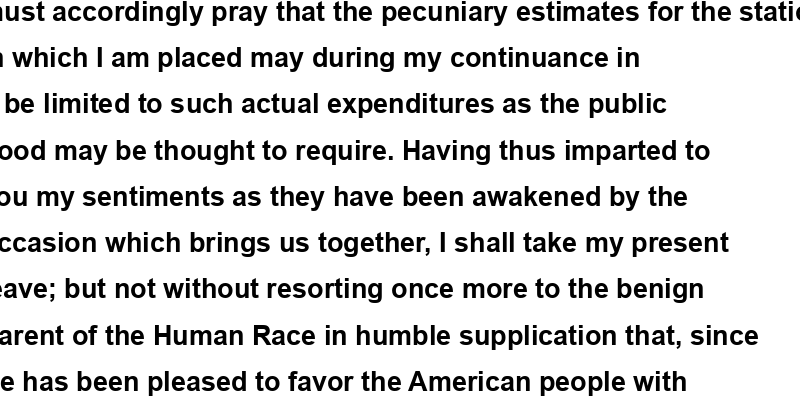
#> input picture src/font_detector/font_image_samples/Arial_20Bold_39.png, 800 x 400 px
$ python outline_detector_image.py --image ../font_detector/font_image_samples/Arial_20Bold_39.png
#> lines starting #> are read from the running program, lines starting #| are printed output that depends on the picture; after the words box and inside, x2 and y2 are one past the last pixel; in counts of white or black regions, pixels touching at a corner belong together
### src/layout_detector/outline_detector_ocr.py
"""DocTR-based document outline detector.

This module provides a drop-in `find_document_outline` API compatible with the
layout-detector MCP wrapper in `layout_detector.py`.

High-level approach
- Run DocTR OCR to detect text regions.
- Use the hull/min-area rectangle around detected text blocks as a proxy for
    the document boundary.
- Warp the image via a perspective transform.
- Optionally apply a conservative auto-rotation step based on OCR word-box
    geometry.

Outputs
- By default (`output_dir="data"`), results are written under the project-level
    `data/` directory (next to `src/`).
- The extracted image is saved as `<base>_document.jpg` in `output_dir`.

If you need the older contour/debug-image pipeline, see
`outline_detector_old_version.py`.
"""

import os
import json
import cv2
import numpy as np
from typing import Any, Dict, List, Tuple
from doctr.models import ocr_predictor

OUTPUT_DIR = os.path.join(os.path.dirname(os.path.dirname(os.path.abspath(__file__))), "..", "data")
OUTPUT_DIR = os.path.normpath(OUTPUT_DIR)

# Use the same helper functions as above for consistency
# [203 lines left out: functions _order_points, transform_document, _doctr_text_score, _auto_rotate_upright_bgr, _min_area_rect_from_points, not called in this run]

def _find_document_doctr(
    img_path: str,
    output_dir: str = "data",
    model=None,
    text_hull_expand_ratio: float = 1.05,
    auto_upright: bool = True,
) -> Dict[str, Any]:
    """
    Run the DocTR-based document detector pipeline.

    Uses OCR text boxes to derive a document hull, warp the page, and optionally
    auto-rotate to upright. Saves the warped page and metadata to disk.

    Processing order:
        1. Resolve output directory and load model if needed
        2. Read image and run DocTR OCR
        3. Build text hull and min-area rectangle with margin
        4. Warp document and optionally auto-rotate
        5. Save warped output and metadata

    Args:
        img_path: Path to the input image.
        output_dir: Where to write `<base>_document.jpg` ("data" resolves to project data/).
        model: Optional preloaded DocTR predictor; loads pretrained if None.
        text_hull_expand_ratio: Expansion factor for the text hull rectangle.
        auto_upright: Whether to attempt 0/90/180/270 rotation selection.

    Returns:
        Dict[str, Any]: Result dictionary with keys:
            - status (str): "success" or "error"
            - message (str): Status or error detail
            - coordinates (list|None): Corner metadata
            - document_image (str|None): Saved warped image path
            - homography (list|None): 3x3 homography matrix serialized
            - warp_size (dict|None): Width/height of the warp
            - destination_corners (list|None): Target rectangle corners

    Raises:
        RuntimeError: Propagated only if caller chooses to raise separately.
    """
    result = {
        "status": "error",
        "message": "Failed",
        "coordinates": None,
        "document_image": None,
        "homography": None,
        "warp_size": None,
        "destination_corners": None,
    }

    # Keep simple: default "data" means project-level data/ next to src/
    if output_dir == "data":
        output_dir = OUTPUT_DIR
    elif not os.path.isabs(output_dir):
        project_root = os.path.normpath(os.path.join(OUTPUT_DIR, ".."))
        output_dir = os.path.normpath(os.path.join(project_root, output_dir))

    if model is None:
        model = ocr_predictor(pretrained=True)

    image = cv2.imread(img_path)
    if image is None: return result
    h, w = image.shape[:2]
    base = os.path.splitext(os.path.basename(img_path))[0]
    os.makedirs(output_dir, exist_ok=True)

    # Inference
    # DocTR's predictor expects actual images (ndim == 3), not file path strings
    rgb_image = cv2.cvtColor(image, cv2.COLOR_BGR2RGB)
    out = model([rgb_image])

    # Collect all text bounding box corners to find the page boundary
    points = []
    for page in out.pages:
        for block in page.blocks:
            # DocTR uses normalized (0 to 1) [xmin, ymin, xmax, ymax]
            (a, b) = block.geometry
            points.append([a[0] * w, a[1] * h])
            points.append([b[0] * w, b[1] * h])
            points.append([a[0] * w, b[1] * h])
            points.append([b[0] * w, a[1] * h])

    if not points:
        result["message"] = "No text detected to define document area"
        return result

    # Min-area rectangle around text hull (with a bit more margin)
    pts = np.array(points, dtype=np.float32)
    box = _min_area_rect_from_points(pts, expand_ratio=text_hull_expand_ratio)

    try:
        warped, coords, H, warp_size = transform_document(image, box)
        if auto_upright and model is not None:
            warped = _auto_rotate_upright_bgr(warped, model)
        # Match outline_detector.py output naming
        out_path = os.path.join(output_dir, f"{base}_document.jpg")
        cv2.imwrite(out_path, warped)

        result.update({
            "status": "success",
            "message": "Document extracted.",
            "coordinates": coords,
            "document_image": out_path,
            "homography": H.tolist(),
            "warp_size": {"width": warp_size[0], "height": warp_size[1]},
            "destination_corners": [[0.0, 0.0], [warp_size[0] - 1.0, 0.0], [warp_size[0] - 1.0, warp_size[1] - 1.0], [0.0, warp_size[1] - 1.0]],
        })
    except Exception as e:
        result["message"] = str(e)

    return result


def find_document_outline(img_path: str, output_dir: str = "data") -> Dict[str, Any]:
    """
    Run the DocTR outline detector and return the result JSON.

    Simplified public wrapper without raising on failure; errors are captured in
    the returned dictionary while preserving the standard output-path layout.

    Processing order:
        1. Run internal DocTR pipeline
        2. Return the result as-is (no exceptions raised)

    Args:
        img_path: Path to the input image.
        output_dir: Output directory or "data" for project data/.

    Returns:
        Dict[str, Any]: Same schema as `_find_document_doctr`.

    Raises:
        None.
    """
    return _find_document_doctr(img_path, output_dir=output_dir)

# [12 lines that do not run on import are left out]

### src/layout_detector/outline_detector_image.py
"""Document outline detection using Hough-lines-based pipeline.

Implements the flow described in https://medium.com/intelligentmachines/document-detection-in-python-2f9ffd26bf65:
resize → denoise → threshold → morph close → Canny → Hough lines → line intersections →
KMeans corners → perspective warp. Input/output schema matches the previous version.
"""

from __future__ import annotations

import argparse
import json
import os
from typing import Any, Dict, List, Optional, Tuple

import cv2
import numpy as np
from sklearn.cluster import KMeans

# [32 lines left out: function _order_points, not called in this run]

def resize_preserve(image: np.ndarray, max_dim: int = 1000) -> Tuple[np.ndarray, float]:
    """
    Resize an image while preserving aspect ratio up to a maximum dimension.

    This keeps processing efficient by shrinking oversized inputs but returns
    the scale factor so detections can be mapped back to the original size.

    Processing order:
        1. Check if max(h, w) exceeds max_dim
        2. Compute scale and resize if needed
        3. Return resized image and scale factor

    Args:
        image: Input BGR image array.
        max_dim: Maximum allowed dimension (pixels) for height or width.

    Returns:
        Tuple[np.ndarray, float]: (resized_image, applied_scale).

    Raises:
        None.
    """
    h, w = image.shape[:2]
    scale = 1.0
    if max(h, w) > max_dim:
        scale = max_dim / float(max(h, w))
        new_w, new_h = int(w * scale), int(h * scale)
        image = cv2.resize(image, (new_w, new_h), interpolation=cv2.INTER_AREA)
    return image, scale


def preprocess_for_edges(image: np.ndarray, output_dir: str, base: str) -> np.ndarray:
    """
    Prepare an image for Hough detection using an adaptive pipeline.

    Steps: CLAHE → denoise → blur → adaptive+Otsu threshold → close → percentile Canny.
    Debug artifacts are saved using the provided base.
    """
    save_debug_image("00_original_adapt", image, output_dir, base)

    gray = cv2.cvtColor(image, cv2.COLOR_BGR2GRAY)
    save_debug_image("01_gray_adapt", gray, output_dir, base)

    clahe = cv2.createCLAHE(clipLimit=3.0, tileGridSize=(8, 8))
    gray_eq = clahe.apply(gray)
    save_debug_image("02_clahe_adapt", gray_eq, output_dir, base)

    denoised = cv2.fastNlMeansDenoising(gray_eq, h=10)
    save_debug_image("03_denoised_adapt", denoised, output_dir, base)

    blurred = cv2.GaussianBlur(denoised, (3, 3), 0)
    save_debug_image("04_blurred_adapt", blurred, output_dir, base)

    adaptive = cv2.adaptiveThreshold(
        blurred,
        255,
        cv2.ADAPTIVE_THRESH_GAUSSIAN_C,
        cv2.THRESH_BINARY,
        31,  # larger block to adapt better on colored backgrounds
        5,   # gentler bias to keep white pages bright
    )
    _, otsu = cv2.threshold(blurred, 0, 255, cv2.THRESH_BINARY + cv2.THRESH_OTSU)
    binary = cv2.bitwise_and(adaptive, otsu)
    save_debug_image("05_binary_adapt", binary, output_dir, base)

    # Strong close to join gaps; 7x7 kernel with four passes.
    kernel_close = cv2.getStructuringElement(cv2.MORPH_RECT, (7, 7))
    closed = cv2.morphologyEx(binary, cv2.MORPH_CLOSE, kernel_close, iterations=4)
    save_debug_image("06_closed_adapt", closed, output_dir, base)

    v = float(np.median(closed))
    lower = int(max(8.0, 0.45 * v))
    upper = int(min(230.0, 1.5 * v if v > 0 else 150.0))
    edges = cv2.Canny(closed, lower, upper)
    save_debug_image("07_edges_adapt", edges, output_dir, base)
    return edges

def hough_lines(edges: np.ndarray, threshold: int = 60) -> List[Tuple[float, float]]:
    """
    Detect straight lines in an edge map using the standard Hough transform.

    Processing order:
        1. Run cv2.HoughLines with fixed parameters
        2. Normalize output to a list of (rho, theta) pairs

    Args:
        edges: Binary edge map from Canny.

    Returns:
        List[Tuple[float, float]]: Detected lines as (rho, theta) pairs.

    Raises:
        None.
    """
    lines = cv2.HoughLines(edges, 1, np.pi / 180, threshold=threshold)
    if lines is None:
        return []
    return [(float(rho), float(theta)) for [[rho, theta]] in lines]


# [251 lines left out: functions _angle_between, _intersection, intersections_from_lines, cluster_corners, _clusters_compact_and_separated, transform_document, not called in this run]

def save_debug_image(name: str, img: np.ndarray, output_dir: str, base: str) -> None:
    """
    Save a debug image artifact to the layout-detector output directory.

    Processing order:
        1. Build file path with base and name
        2. Write image to disk

    Args:
        name: Suffix for the debug image filename.
        img: Image array to save.
        output_dir: Directory for saving.
        base: Base filename stem for grouping artifacts.

    Returns:
        None.

    Raises:
        None.
    """
    path = os.path.join(output_dir, f"{base}_{name}.jpg")
    cv2.imwrite(path, img)


def _fallback_doctr(img_path: str, output_dir: str, result: Dict[str, Any], message: str) -> Dict[str, Any]:
    """Fallback to OCR-guided DocTR detector when Hough is uncertain."""
    try:
        from .outline_detector_ocr import find_document_outline as find_doctr
    except Exception as e:  # pragma: no cover - defensive
        result["message"] = f"{message}; doctr import failed: {e}"
        return result

    doctr_res = find_doctr(img_path, output_dir=output_dir)
    doctr_res.setdefault("message", message)
    if doctr_res.get("status") != "success":
        doctr_res["message"] = f"{message}; doctr fallback also failed"
    return doctr_res

def find_document_outline(
    img_path: str,
    *,
    raise_on_error: bool = False,
    output_dir: str = "data",
) -> Dict[str, Any]:
    """
    Detect a document outline using Hough lines, intersections, and KMeans corners.

    This pipeline is geometry-driven and avoids OCR, producing a perspective-warped
    page crop plus metadata. Debug artifacts are saved alongside results.

    Processing order:
        1. Load image and validate path
        2. Preprocess for edges and run Hough lines
        3. Cluster intersections into corners
        4. Warp document with validation and orientation fix
        5. Save warped output and metadata

    Args:
        img_path: Absolute or relative path to the input image.
        raise_on_error: If True, raise on failure instead of returning an error dict.
        output_dir: Root directory for saving artifacts (subdir per image).

    Returns:
        Dict[str, Any]: Result dictionary with keys:
            - status (str): "success" or "error"
            - message (str): Status or error detail
            - coordinates (list|None): Corner metadata
            - document_image (str|None): Saved warped image path
            - homography (list|None): 3x3 homography matrix serialized
            - warp_size (dict|None): Width/height of the warp
            - destination_corners (list|None): Target rectangle corners

    Raises:
        FileNotFoundError: If the image cannot be loaded and raise_on_error is True.
        ValueError: For invalid inputs when raise_on_error is True.
    """
#> called with raise_on_error = False, output_dir = 'data'
    result: Dict[str, Any] = {
        "status": "error",
        "message": "Uninitialized",
        "coordinates": None,
        "document_image": None,
        "homography": None,
        "warp_size": None,
        "destination_corners": None,
    }

    if not isinstance(img_path, str) or not img_path:
        result["message"] = "Image path must be a non-empty string."
        if raise_on_error:
            raise ValueError(result["message"])
        return result

    image = cv2.imread(img_path)
#> image is the input picture: shape (400, 800, 3); min 0, max 255, mean 216.8
    if image is None:
        result["message"] = f"Failed to load image: {img_path}"
        if raise_on_error:
            raise FileNotFoundError(result["message"])
        return result

    base = os.path.splitext(os.path.basename(img_path))[0]
    out_dir_img = os.path.join(output_dir, base)
    os.makedirs(out_dir_img, exist_ok=True)

    resized, scale = resize_preserve(image, max_dim=1100)
#> scale = 1

    base_tag = f"{base}_adapt"
    edges = preprocess_for_edges(resized, out_dir_img, base_tag)
#> in preprocess_for_edges, `blurred = cv2.GaussianBlur(denoised, (3, 3), 0)`:
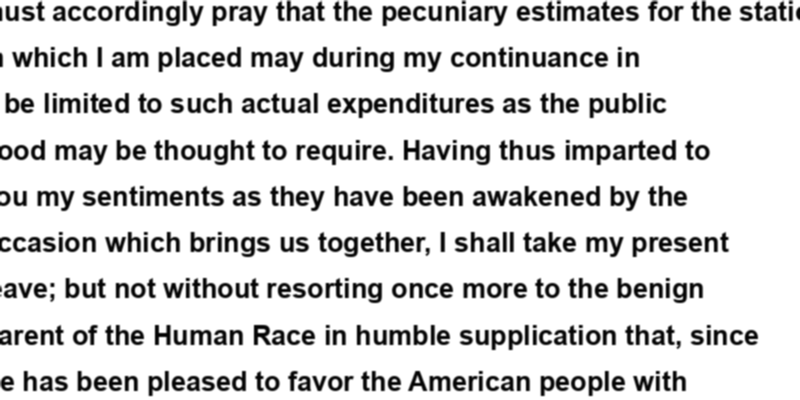
#> blurred: shape (400, 800); min 3, max 255, mean 217.3
#> in preprocess_for_edges, `adaptive = cv2.adaptiveThreshold( blurred, 255, cv2.ADAPTIVE_THRESH_GA..`:
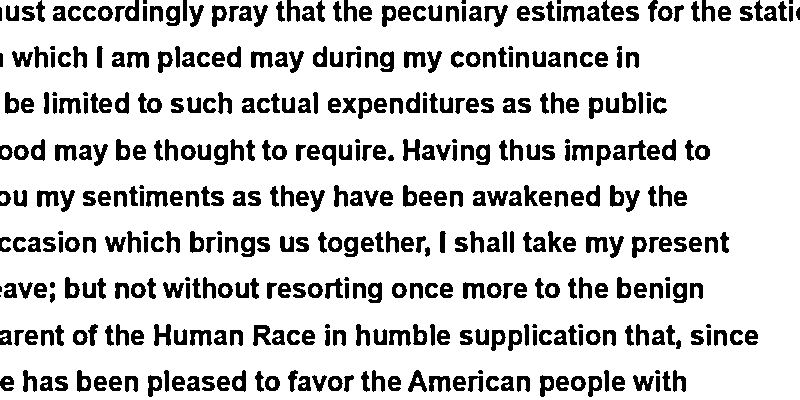
#> adaptive: shape (400, 800); 82.9% white; 435 black regions (29 under 20 px), largest, box (x1, y1, x2, y2) and area: (484, 5, 508, 27) 233, (463, 282, 485, 299) 231, (251, 51, 273, 68) 230
#> in preprocess_for_edges, `_, otsu = cv2.threshold(blurred, 0, 255, cv2.THRESH_BINARY + cv2.THRES..`:
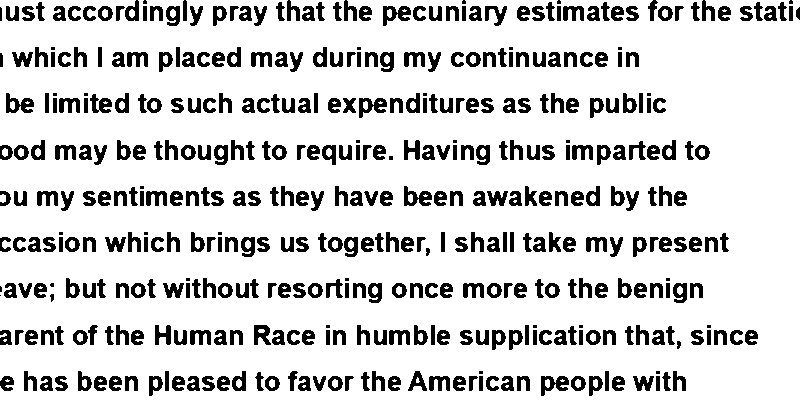
#> otsu: shape (400, 800); 83.7% white; 432 black regions (32 under 20 px), largest, box (x1, y1, x2, y2) and area: (383, 6, 411, 26) 306, (359, 98, 387, 118) 306, (541, 376, 569, 396) 306
#> in preprocess_for_edges, `binary = cv2.bitwise_and(adaptive, otsu)`:
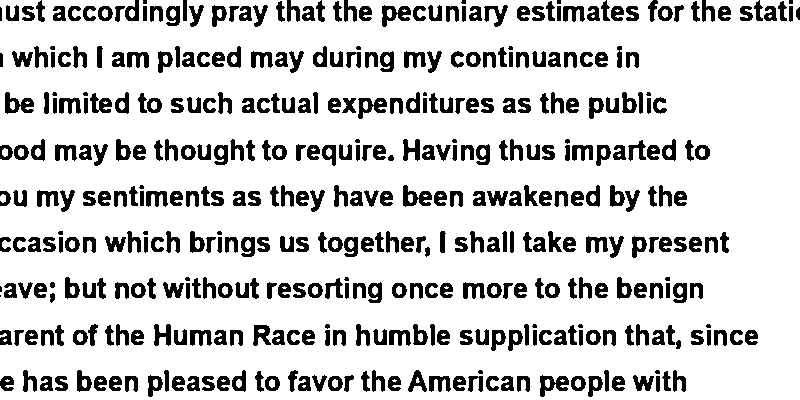
#> binary: shape (400, 800); 82.6% white; 429 black regions (29 under 20 px), largest, box (x1, y1, x2, y2) and area: (5, 92, 34, 114) 337, (403, 185, 432, 207) 335, (382, 5, 411, 27) 333
#> in preprocess_for_edges, `closed = cv2.morphologyEx(binary, cv2.MORPH_CLOSE, kernel_close, itera..`: closed: shape (400, 800); every value is 255
#> in preprocess_for_edges, `v = float(np.median(closed))`: v = 255
#> in preprocess_for_edges, `lower = int(max(8.0, 0.45 * v))`: lower = 114
#> in preprocess_for_edges, `upper = int(min(230.0, 1.5 * v if v > 0 else 150.0))`: upper = 230
#> in preprocess_for_edges, `edges = cv2.Canny(closed, lower, upper)`: edges: shape (400, 800); every value is 0

    lines = hough_lines(edges)
#> in hough_lines, `lines = cv2.HoughLines(edges, 1, np.pi / 180, threshold=threshold)`: lines = None
#> lines = []
    if not lines:
        return _fallback_doctr(img_path, output_dir, result, "adaptive: No Hough lines detected.")

    # Debug image for Hough lines visualization on the resized input
    hough_vis = cv2.cvtColor(resized, cv2.COLOR_BGR2RGB) if resized.ndim == 3 else cv2.cvtColor(resized, cv2.COLOR_GRAY2BGR)
    for rho, theta in lines:
        a, b = np.cos(theta), np.sin(theta)
        x0, y0 = a * rho, b * rho
        pt1 = (int(x0 + 1000 * (-b)), int(y0 + 1000 * (a)))
        pt2 = (int(x0 - 1000 * (-b)), int(y0 - 1000 * (a)))
        cv2.line(hough_vis, pt1, pt2, (0, 255, 0), 2)
    save_debug_image("hough_lines", hough_vis, out_dir_img, base_tag)

    inters = intersections_from_lines(lines, edges.shape[:2])
    if len(inters) < 4:
        return _fallback_doctr(img_path, output_dir, result, "adaptive: Not enough intersections for corners.")

    clusters = cluster_corners(inters)
    if clusters is None or clusters.shape[0] != 4:
        return _fallback_doctr(img_path, output_dir, result, "adaptive: Failed to cluster corners.")

    if not _clusters_compact_and_separated(inters, clusters):
        return _fallback_doctr(img_path, output_dir, result, "adaptive: Intersections not a clear quad candidate.")

    scale_back = 1.0 / scale
    quad = clusters * scale_back

    try:
        warped, coordinates_struct, H, warp_size = transform_document(image, quad)
    except ValueError as e:
        return _fallback_doctr(img_path, output_dir, result, f"adaptive: {e}")

    out_path = os.path.join(out_dir_img, f"{base}_document_hough_adapt.jpg")
    cv2.imwrite(out_path, warped)

    result.update({
        "status": "success",
        "message": "Document extracted via Hough lines (adaptive).",
        "coordinates": coordinates_struct,
        "document_image": out_path,
        "homography": H.tolist(),
        "warp_size": {"width": warp_size[0], "height": warp_size[1]},
        "destination_corners": [[0.0, 0.0], [warp_size[0] - 1.0, 0.0], [warp_size[0] - 1.0, warp_size[1] - 1.0], [0.0, warp_size[1] - 1.0]],
    })
    return result

# Previous separate annotation helper removed for simplicity.

if __name__ == "__main__":
    parser = argparse.ArgumentParser(description="Hough-line document detector")
    parser.add_argument("--image", required=False, default="/Users/lutsch/Master-DEV/1. Semester/advanceddlteam5/data/layout_detector/images/test4.jpeg", help="Path to input image")
    parser.add_argument("--out", required=False, default="data", help="Output directory")
    args = parser.parse_args()

#> (the run stopped early here; a loop or call above may not have finished)

$ run again, on src/font_detector/font_image_samples/Times%20New%20Roman%20Bold%20Italic_26.png
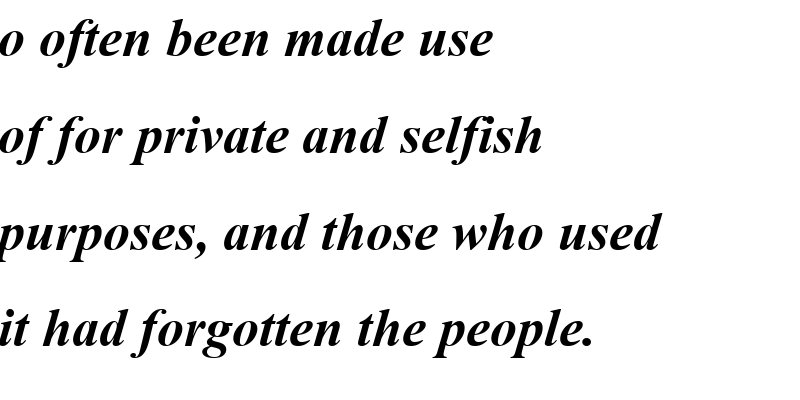
#> input picture src/font_detector/font_image_samples/Times%20New%20Roman%20Bold%20Italic_26.png, 800 x 400 px
#> in find_document_outline, image is the input picture: shape (400, 800, 3); min 0, max 255, mean 234
#> scale = 1
#> in preprocess_for_edges, `adaptive = cv2.adaptiveThreshold( blurred, 255, cv2.ADAPTIVE_THRESH_GA..`:
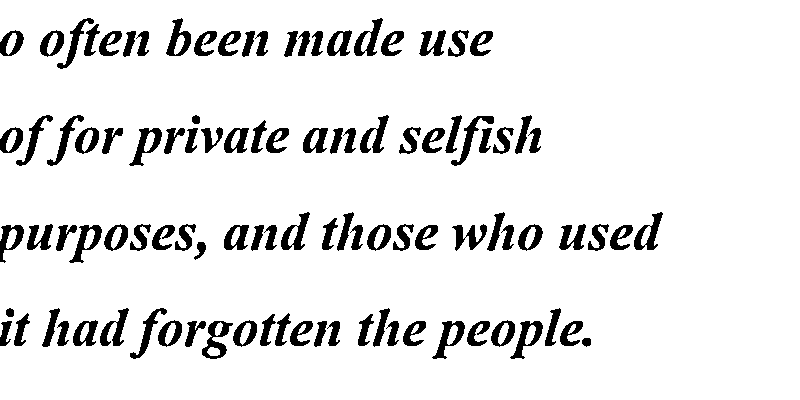
#> adaptive: shape (400, 800); 90.9% white; 101 black regions, largest, box (x1, y1, x2, y2) and area: (202, 321, 233, 359) 482, (129, 128, 162, 166) 465, (432, 321, 465, 359) 463
#> otsu: shape (400, 800); 91.2% white; 88 black regions, largest, box (x1, y1, x2, y2) and area: (285, 31, 323, 56) 585, (260, 314, 291, 346) 467, (515, 116, 541, 153) 462
#> in preprocess_for_edges, `binary = cv2.bitwise_and(adaptive, otsu)`:
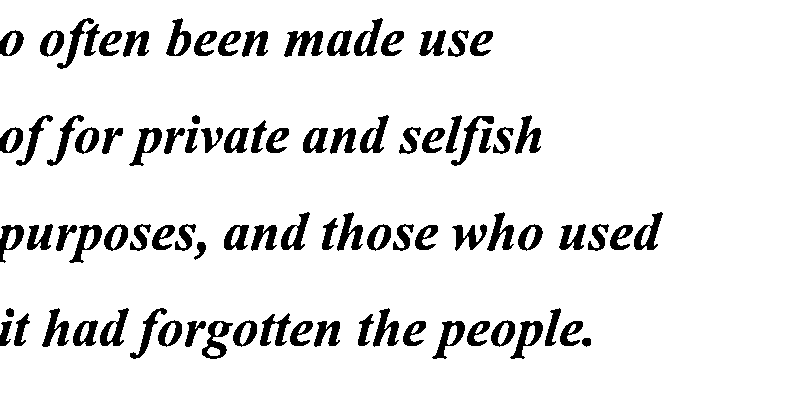
#> binary: shape (400, 800); 90.7% white; 88 black regions, largest, box (x1, y1, x2, y2) and area: (284, 31, 323, 57) 602, (202, 321, 233, 359) 488, (42, 308, 69, 347) 485
#> closed: shape (400, 800); every value is 255
#> v = 255
#> lower = 114
#> upper = 230
#> edges: shape (400, 800); every value is 0
#> in hough_lines, `lines = cv2.HoughLines(edges, 1, np.pi / 180, threshold=threshold)`: lines = None
#> in find_document_outline, `lines = hough_lines(edges)`: lines = []
